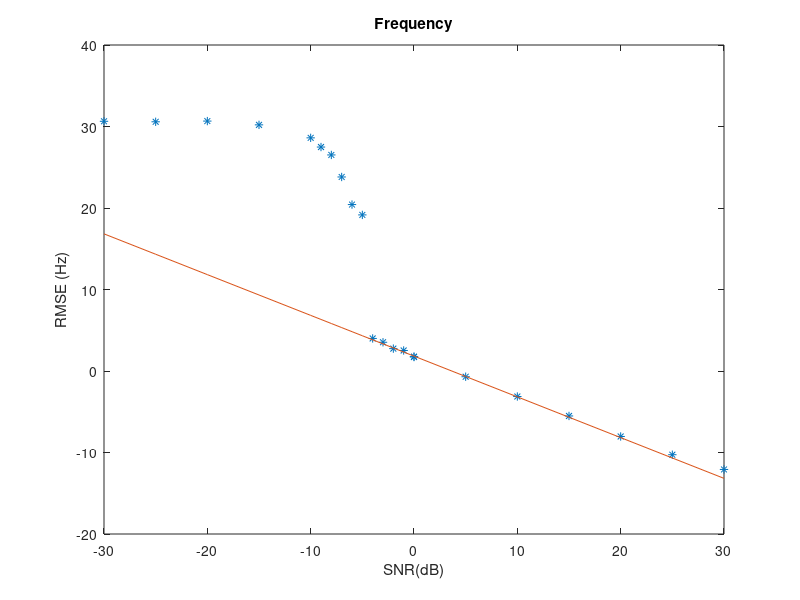
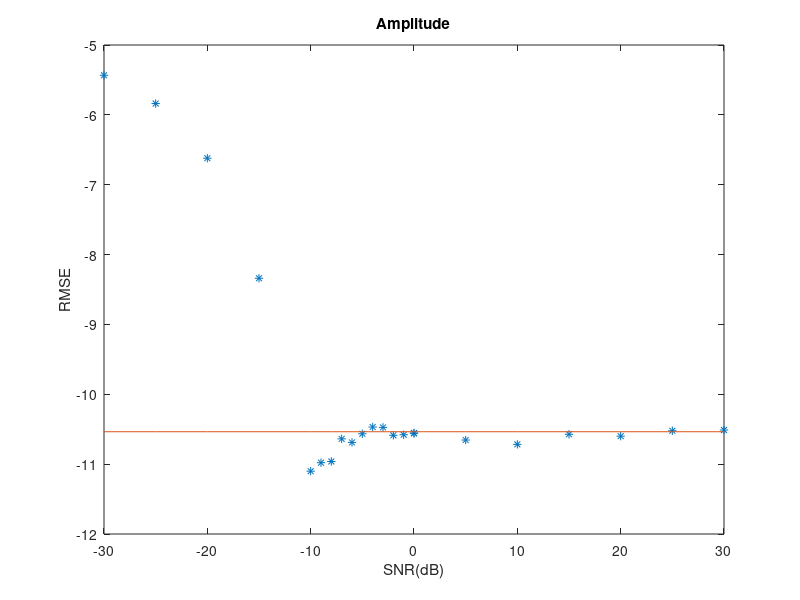
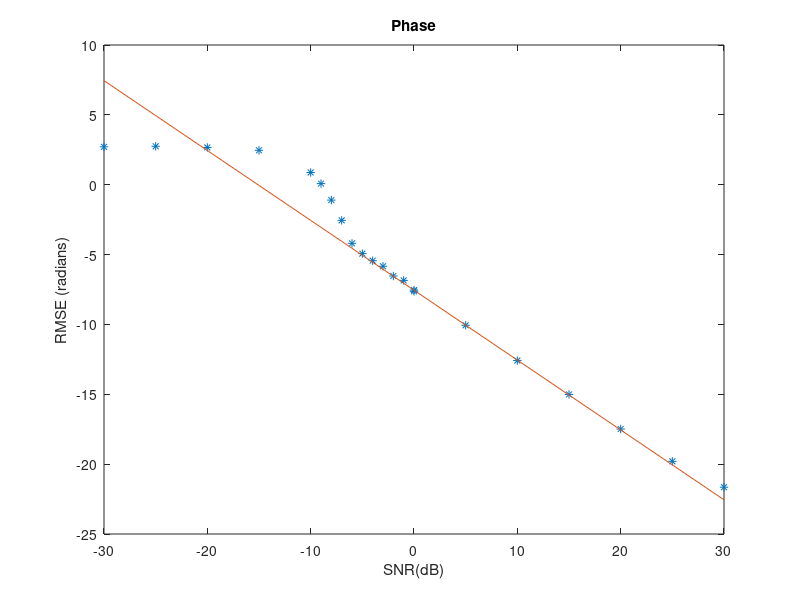

Here is the MATLAB script that generated these plots, in order:
% MLE sim
% MLE estimate of frequency, phase, amplitude (Rife & Boorstyn 74)
% K. Bell
% 11/15/99

N = 128;                  % snapshots
n = [0:1:N-1];

SNR = 10.^([[-30:5:-10] [-9:1:0] [0:5:30]]/10);
ns = length(SNR)

f = 2007;                 % actual frequency
omega = 2*pi*f;
theta = pi/6;             % actual phase

fs = 4000;                % sampling frequency
T = 1/fs;
K= 1000;                  % monte carlo trials

wse = zeros(K,ns);        % sample squared error, omega
ase = zeros(K,ns);        % sample squared error, amplitude
tse = zeros(K,ns);        % sample squared error, theta

Ct = zeros(1,ns);         % CRB, theta
Ca = zeros(1,ns);         % CRB, amplitude
Cw = zeros(1,ns);         % CRB, omega

L = 2^15;                 % FFT grid size
for m=1:ns
   alpha = sqrt(SNR(m));
   Ca(m) = 1/N;
   Cw(m) = 12/((T^2)*SNR(m)*N*(N^2-1));
   Ct(m) = 2*(2*N-1)/(SNR(m)*N*(N+1));
   for k=1:K
      x = alpha*cos(omega*n*T+theta)+randn(1,N);
      y = alpha*sin(omega*n*T+theta)+randn(1,N);
      r = x+j*y;
      
      F = fft(r,L)/N;
      P = abs(F).^2;
      [y,I] = max(P);
      omega_hat = 2*pi*fs*(I-1)/L;
      
      v = exp(j*omega_hat*n.'*T);
      f = v'*r.'/N;
      alpha_hat = abs(f);
      theta_hat = angle(f);
      
      wse(k,m) = (omega_hat-omega)^2;
      ase(k,m) = (alpha_hat-alpha)^2;
      tse(k,m) = (theta_hat-theta)^2;
   end
   [m 10*log10(SNR(m))]
end

wse_avg = sum(wse,1)/K;
ase_avg = sum(ase,1)/K;
tse_avg = sum(tse,1)/K;

figure(1)
plot(10*log10(SNR),10*log10(sqrt(wse_avg)/(2*pi)),'*')
hold on
plot(10*log10(SNR),10*log10(sqrt(Cw)/(2*pi)))
hold off
xlabel('SNR(dB)')
ylabel('RMSE (Hz)')
title('Frequency')

figure(2)
plot(10*log10(SNR),10*log10(sqrt(ase_avg)),'*')
hold on
plot(10*log10(SNR),10*log10(sqrt(Ca)))
hold off
xlabel('SNR(dB)')
ylabel('RMSE')
title('Amplitude')

figure(3)
plot(10*log10(SNR),10*log10(sqrt(tse_avg)),'*')
hold on
plot(10*log10(SNR),10*log10(sqrt(Ct)))
hold off
title('Phase')
xlabel('SNR(dB)')
ylabel('RMSE (radians)')

